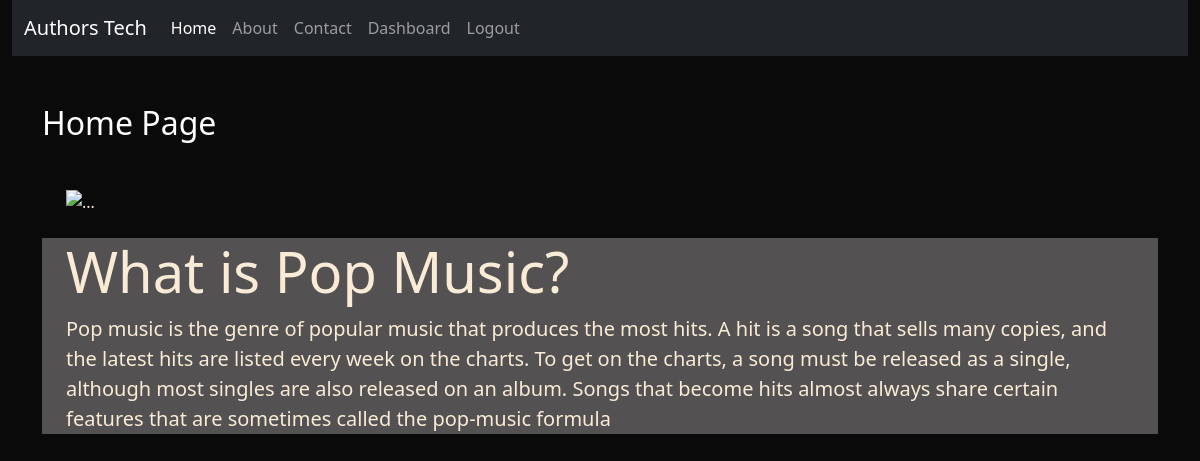
Screenshot of / (signed in) with the database file from the repository.
### blog/models.py (models this page shows)
class Post(models.Model):
    title= models.CharField(max_length=150)
    desc=models.TextField()

### blog/views.py (the view)
# urls.py: 2. Add a URL to urlpatterns:  path('', views.home, name='home')
def home(request):
    posts = Post.objects.all()
    return render(request, 'blog/home.html',{'posts':posts})

### blog/templates/blog/home.html (shortened to what this page needs)
{% extends 'blog/base.html'%}
{% load static %}
{% block content %}
<div class=>
<h2 class="text-white my-5  col-sm-5">Home Page</h2>
<div class="container-fluid my-4">
  <div class="carousel-inner ">
    <div class="carousel-item active">
      <img src="https://source.unsplash.com/1600x600/?computer" class="d-block w-100" alt="...">
    </div>
  </div>
</div>
{% for post in posts %}
<div class="jumbotron jumbotron-fluid jumbo-color">
  <div class="container">
    <h1 class="display-4 font-weight-bold">{{post.title}}</h1>
    <p class="lead">{{post.desc}}</p>
  </div>
</div>
{% endfor %}
</div>
{% endblock content %}

### blog/static/blog/css/style.css (style rules this page uses)
body { background-color: rgb(9, 10, 9); color: antiquewhite; }
.jumbo-color { background-color: rgb(83, 81,81); }

### rows the page displays
Post: title "What is Pop Music?", desc "Pop music is the genre of popular music that produces the most hits. A hit is a song that sells many copies, and the latest hits are listed every week on the charts. To get on the charts, a song must be released as a single, although most singles are also released on an album. Songs that become hits almost always share certain features that are sometimes called the pop-music formula"
